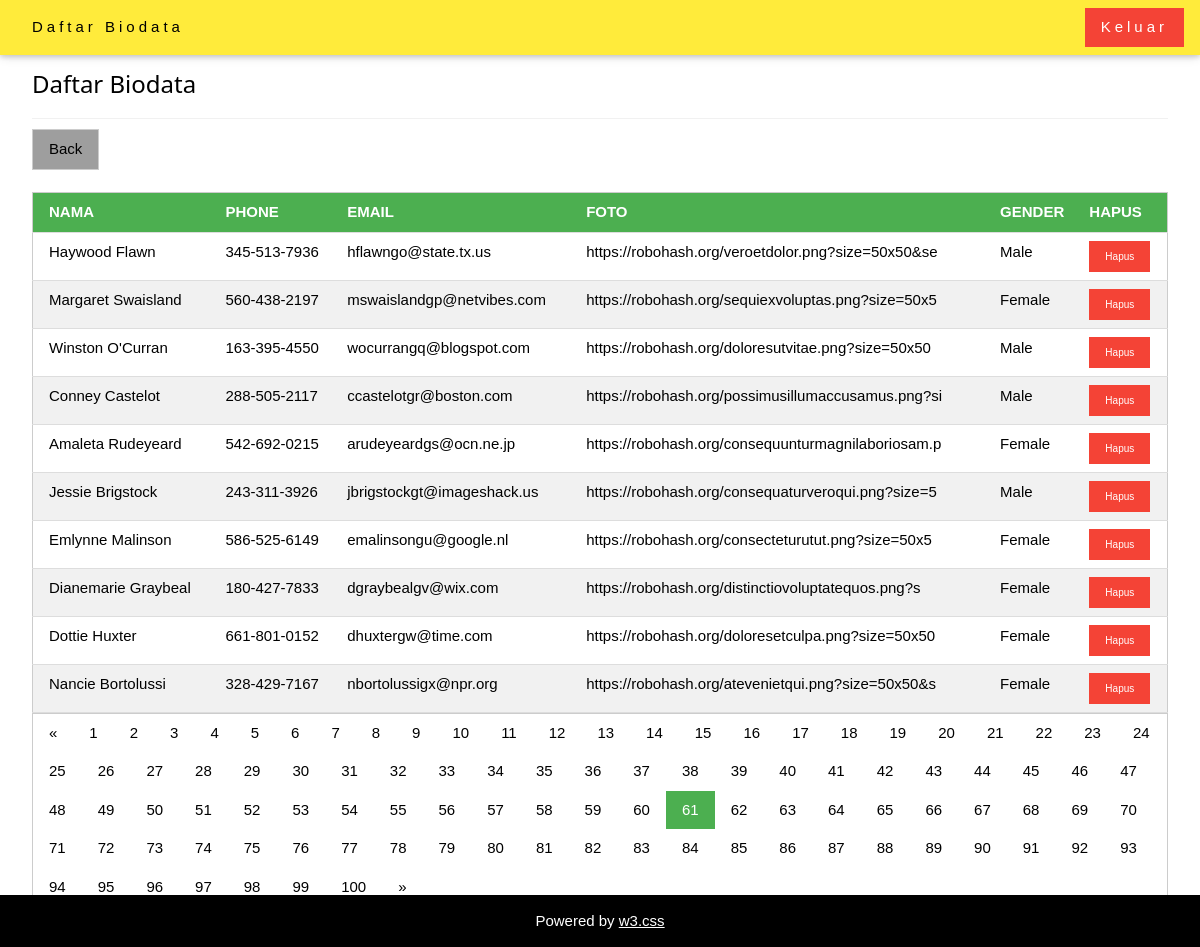
Page /viewbiodata.php?pageno=61 (signed in) on the committed database.
### tables this page shows
CREATE TABLE `biodata` (
  `id` int(11) NOT NULL,
  `nama` varchar(50) DEFAULT '0',
  `phone` varchar(50) DEFAULT '0',
  `email` varchar(50) DEFAULT '0',
  `foto` varchar(50) DEFAULT '0',
  `gender` varchar(50) DEFAULT '0'
);

### viewbiodata.php (the view, shortened to what this page needs)
<?php
	if(!isset($_SESSION["user"]))
	{
		echo "<script>alert('Session anda belum terdaftar, silakan login kembali'); document.location='login.php';</script>";
	}else
	{
?>
<!DOCTYPE html>
<html>
<link rel="stylesheet" href="asset/css/w3.css">
<body>
<div class="w3-top">
  <div class="w3-bar w3-yellow w3-wide w3-padding w3-card">
    <a href="#home" class="w3-bar-item w3-button">Daftar Biodata</a>
    <a href="logout.php" class="w3-bar-item w3-button w3-red w3-right">Keluar</a>
  </div>
</div>
<div class="w3-content w3-padding" style="max-width:1564px">
  <div class="w3-container w3-padding-32" id="contact">
    <h3 class="w3-border-bottom w3-border-light-grey w3-padding-16">Daftar Biodata</h3>
    <a href="dashboard.php" class="w3-button w3-border w3-gray">Back</a>
    <div class="w3-row">
    <table class="w3-table-all">
      <br>
    <thead>
      <tr class="w3-green">
        <th>NAMA</th>
        <th>PHONE</th>
        <th>EMAIL</th>
        <th>FOTO</th>
        <th>GENDER</th>
        <th>HAPUS</th>
      </tr>
    </thead>
    <?php
        include "config/koneksi.php";
        if (isset($_GET['pageno'])) {
          $pageno = $_GET['pageno'];
        } else {
            $pageno = 1;
        }
        $no_of_records_per_page = 10;
        $offset = ($pageno-1) * $no_of_records_per_page;
        $total_pages_sql = "SELECT COUNT(*) FROM biodata";
        $result = mysqli_query($conn,$total_pages_sql);
        $total_rows = mysqli_fetch_array($result)[0];
        $total_pages = ceil($total_rows / $no_of_records_per_page);
        $sql = "SELECT * FROM biodata LIMIT $offset, $no_of_records_per_page";
        $res_data = mysqli_query($conn,$sql);
		if(mysqli_num_rows($res_data) > 0)
		{
      while($row = mysqli_fetch_array($res_data)){
    ?>
        <tr>
          <td><?php echo $row["nama"];?></td>
          <td><?php echo $row["phone"];?></td>
          <td><?php echo $row["email"];?></td>
          <td><?php echo $row["foto"];?></td>
          <td><?php echo $row["gender"];?></td>
          <td><a href="javascript:void(0)" class="w3-button w3-tiny w3-red" onClick="deleteid(<?php echo $row['id'];?>,window.location.href)">Hapus</button></td>
        </tr>
    <?php
      };
    } else { ?>
      <tr>
          <td colspan ="6"><p align="center">No Data</p></td>
      </tr>
    <?php
     }
    ?>
    </table>
    <div class="w3-bar w3-border">
      <?php
      $pagLink = "";
      if ($pageno >=2 ) {?>
        <a class='w3-bar-item w3-button' href='<?php echo "viewbiodata.php?pageno=".($pageno-1); ?>' >&laquo;</a>
      <?php
      } else if ($pageno == 1)
      {?>
         <a href="#" class="w3-bar-item w3-button" disabled>&laquo;</a>
      <?php } ?>
      <?php
      for ($i=1; $i<=$total_pages; $i++) {
        if ($i == $pageno) {
            $pagLink .= "<a class='w3-bar-item w3-button w3-green' href='viewbiodata.php?pageno=".$i."'>".$i." </a>";
        }
        else  {
            $pagLink .= "<a class='w3-bar-item w3-button' href='viewbiodata.php?pageno=".$i."'>".$i." </a>";
        }
      };
      echo $pagLink;
      if($pageno < $total_pages){  ?>
        <a class='w3-bar-item w3-button' href='<?php echo "viewbiodata.php?pageno=".($pageno+1);?>'>&raquo;</a>
        <?php } else {
        ?>
        <a href="#" class="w3-bar-item w3-button">&raquo;</a>
        <?php } ?>
      </div>
    </div>
  </div>
</div>
<footer class="w3-bottom w3-center w3-black w3-padding-10">
  <p>Powered by <a href="https://www.w3schools.com/w3css/default.asp" title="W3.CSS" target="_blank" class="w3-hover-text-green">w3.css</a></p>
</footer>
</body>
</html>
<?php
  };
?>

### asset/css/w3.css (style rules this page uses)
*,*:before,*:after { box-sizing:inherit }
html { -ms-text-size-adjust:100%;-webkit-text-size-adjust:100% }
body { margin:0 }
article,aside,details,figcaption,figure,footer,header,main,menu,nav,section,summary { display:block }
a { background-color:transparent;-webkit-text-decoration-skip:objects }
html,body { font-family:Verdana,sans-serif;font-size:15px;line-height:1.5 }
html { overflow-x:hidden }
h3 { font-size:24px }
h1,h2,h3,h4,h5,h6 { font-family:"Segoe UI",Arial,sans-serif;font-weight:400;margin:10px 0 }
.w3-wide { letter-spacing:4px }
a { color:inherit }
.w3-table,.w3-table-all { border-collapse:collapse;border-spacing:0;width:100%;display:table }
.w3-table-all { border:1px solid #ccc }
.w3-bordered tr,.w3-table-all tr { border-bottom:1px solid #ddd }
.w3-table-all tr:nth-child(odd) { background-color:#fff }
.w3-table-all tr:nth-child(even) { background-color:#f1f1f1 }
.w3-table td,.w3-table th,.w3-table-all td,.w3-table-all th { padding:8px 8px;display:table-cell;text-align:left;vertical-align:top }
.w3-table th:first-child,.w3-table td:first-child,.w3-table-all th:first-child,.w3-table-all td:first-child { padding-left:16px }
.w3-btn,.w3-button { border:none;display:inline-block;padding:8px 16px;vertical-align:middle;overflow:hidden;text-decoration:none;color:inherit;background-color:inherit;text-align:center;cursor:pointer;white-space:nowrap }
.w3-btn,.w3-button { -webkit-touch-callout:none;-webkit-user-select:none;-khtml-user-select:none;-moz-user-select:none;-ms-user-select:none;user-select:none }
.w3-bar { width:100%;overflow:hidden }
.w3-bar .w3-bar-item { padding:8px 16px;float:left;width:auto;border:none;display:block;outline:0 }
.w3-bar .w3-button { white-space:normal }
.w3-container:after,.w3-container:before,.w3-panel:after,.w3-panel:before,.w3-row:after,.w3-row:before,.w3-row-padding:after,.w3-row-padding:before, .w3-cell-row:before,.w3-cell-row:after,.w3-clear:after,.w3-clear:before,.w3-bar:before,.w3-bar:after { content:"";display:table;clear:both }
.w3-content,.w3-auto { margin-left:auto;margin-right:auto }
.w3-content { max-width:980px }
.w3-top,.w3-bottom { position:fixed;width:100%;z-index:1 }
.w3-top { top:0 }
.w3-bottom { bottom:0 }
.w3-container,.w3-panel { padding:0.01em 16px }
.w3-card,.w3-card-2 { box-shadow:0 2px 5px 0 rgba(0,0,0,0.16),0 2px 10px 0 rgba(0,0,0,0.12) }
.w3-tiny { font-size:10px!important }
.w3-center { text-align:center!important }
.w3-border { border:1px solid #ccc!important }
.w3-border-bottom { border-bottom:1px solid #ccc!important }
.w3-padding { padding:8px 16px!important }
.w3-padding-16 { padding-top:16px!important;padding-bottom:16px!important }
.w3-padding-32 { padding-top:32px!important;padding-bottom:32px!important }
.w3-right { float:right!important }
.w3-green,.w3-hover-green:hover { color:#fff!important;background-color:#4CAF50!important }
.w3-red,.w3-hover-red:hover { color:#fff!important;background-color:#f44336!important }
.w3-yellow,.w3-hover-yellow:hover { color:#000!important;background-color:#ffeb3b!important }
.w3-black,.w3-hover-black:hover { color:#fff!important;background-color:#000!important }
.w3-grey,.w3-hover-grey:hover,.w3-gray,.w3-hover-gray:hover { color:#000!important;background-color:#9e9e9e!important }
.w3-border-light-grey,.w3-hover-border-light-grey:hover,.w3-border-light-gray,.w3-hover-border-light-gray:hover { border-color:#f1f1f1!important }

### rows in the picture
biodata: nama "Haywood Flawn", phone "345-513-7936", email "hflawngo@state.tx.us", foto "https://robohash.org/veroetdolor.png?size=50x50&se", gender "Male"
biodata: nama "Margaret Swaisland", phone "560-438-2197", email "mswaislandgp@netvibes.com", foto "https://robohash.org/sequiexvoluptas.png?size=50x5", gender "Female"
biodata: nama "Winston O'Curran", phone "163-395-4550", email "wocurrangq@blogspot.com", foto "https://robohash.org/doloresutvitae.png?size=50x50", gender "Male"
biodata: nama "Conney Castelot", phone "288-505-2117", email "ccastelotgr@boston.com", foto "https://robohash.org/possimusillumaccusamus.png?si", gender "Male"
biodata: nama "Amaleta Rudeyeard", phone "542-692-0215", email "arudeyeardgs@ocn.ne.jp", foto "https://robohash.org/consequunturmagnilaboriosam.p", gender "Female"
biodata: nama "Jessie Brigstock", phone "243-311-3926", email "jbrigstockgt@imageshack.us", foto "https://robohash.org/consequaturveroqui.png?size=5", gender "Male"
biodata: nama "Emlynne Malinson", phone "586-525-6149", email "emalinsongu@google.nl", foto "https://robohash.org/consecteturutut.png?size=50x5", gender "Female"
biodata: nama "Dianemarie Graybeal", phone "180-427-7833", email "dgraybealgv@wix.com", foto "https://robohash.org/distinctiovoluptatequos.png?s", gender "Female"
biodata: nama "Dottie Huxter", phone "661-801-0152", email "dhuxtergw@time.com", foto "https://robohash.org/doloresetculpa.png?size=50x50", gender "Female"
biodata: nama "Nancie Bortolussi", phone "328-429-7167", email "nbortolussigx@npr.org", foto "https://robohash.org/atevenietqui.png?size=50x50&s", gender "Female"
